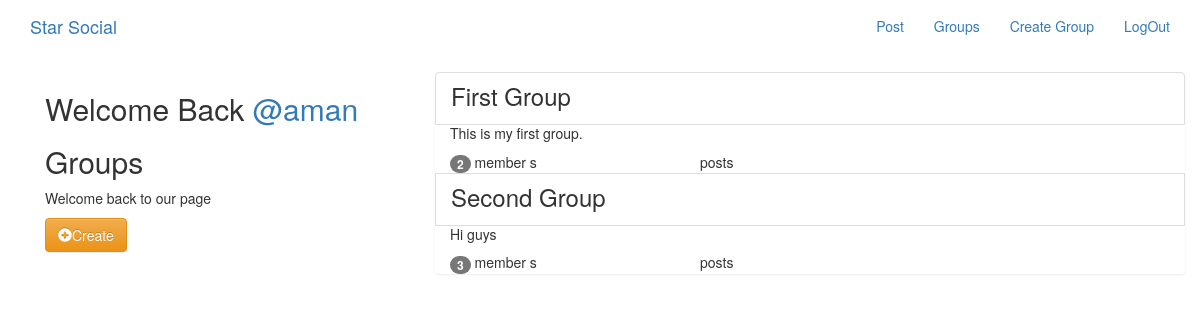
Page /groups/ (signed in) on the committed database.
### groups/models.py (models this page shows, shortened)
class Group(models.Model):
    name = models.CharField(max_length= 255, unique=True)
    slug = models.SlugField(allow_unicode=True, unique=True)
    description = models.TextField(blank=True, default='')
    description_html = models.TextField(editable=False, default='',blank=True)
    members = models.ManyToManyField(User, through='GroupMember')
    class Meta:
        ordering = ['name']

### groups/views.py (the view)
class ListGroups(generic.ListView):
    model = Group

### groups/templates/groups/group_list.html (shortened to what this page needs)
{% extends "groups/group_base.html" %}
{% block pregroup %}
 <div class="col-md-4">
   <div class="content">
     {% if user.is_authenticated %}
     <h2>Welcome Back
       <a href="{% url 'posts:for_user' username=user.username %}">@{{user.username}}</a>
     </h2>
     {% endif %}
     <h2>Groups</h2>
     <p>Welcome back to our page</p>
   </div>
   {% if user.is_authenticated %}
    <a href="{% url 'groups:create' %}" class="btn btn-warning btn-fill">
    <span class="glyphicon glyphicon-plus-sign"></span>Create</a>
   {% endif %}
 </div>
{% endblock %}
{% block group_content %}
  <div class="col-md-8">
    <div class="list-group">
      {% for group in object_list %}
        <a href="{% url 'groups:single' slug=group.slug %}" class="list-group-item">
          <h3 class="title list-group-item-heading">{{group.name}}</h3>
        </a>
        <div class="list-group-item-text container-fluid">
          {{group.description_html|safe}}
          <div class="row">
            <div class="col-md-4">
              <span class="badge">{{group.members.count}}</span>
              member {{group.members.count|pluralize}}
            </div>
            <div class="col-md-4">
              posts {{group.posts.count|pluralize}}
            </div>
          </div>
        </div>
      {% endfor %}
    </div>
  </div>
{% endblock %}

### rows in the picture
Group: name "First Group", description_html "This is my first group.", members.count "2"
Group: name "Second Group", description_html "Hi guys", members.count "3"

### other values in the picture
{{ user.username }} "aman"
